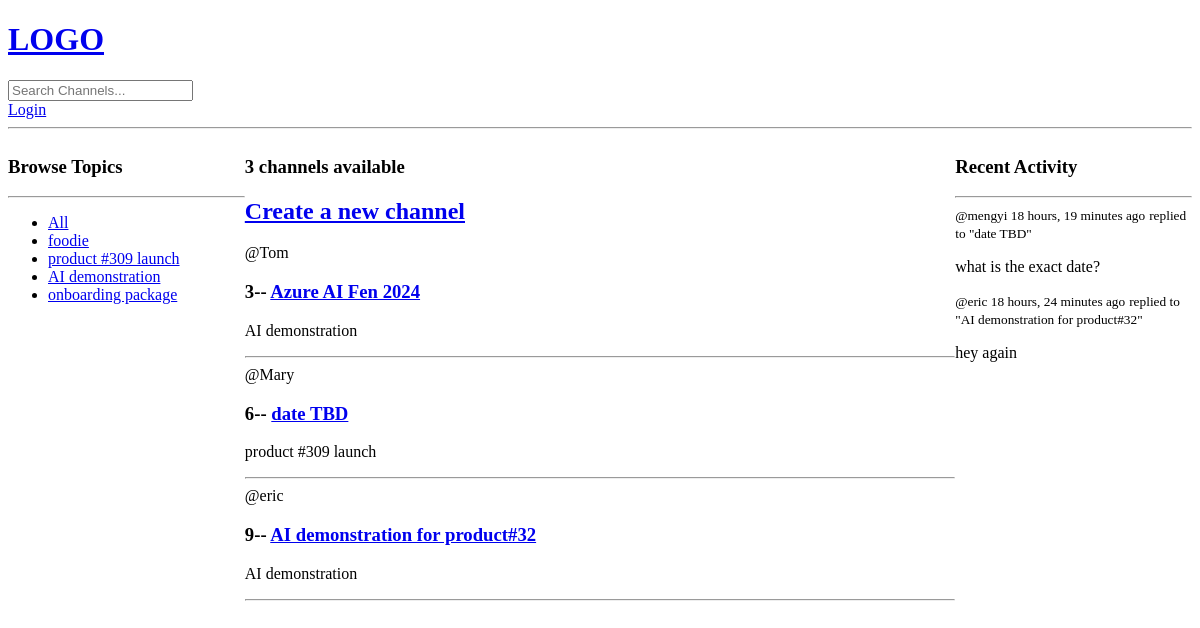
/, run on an earlier commit of the app's database.
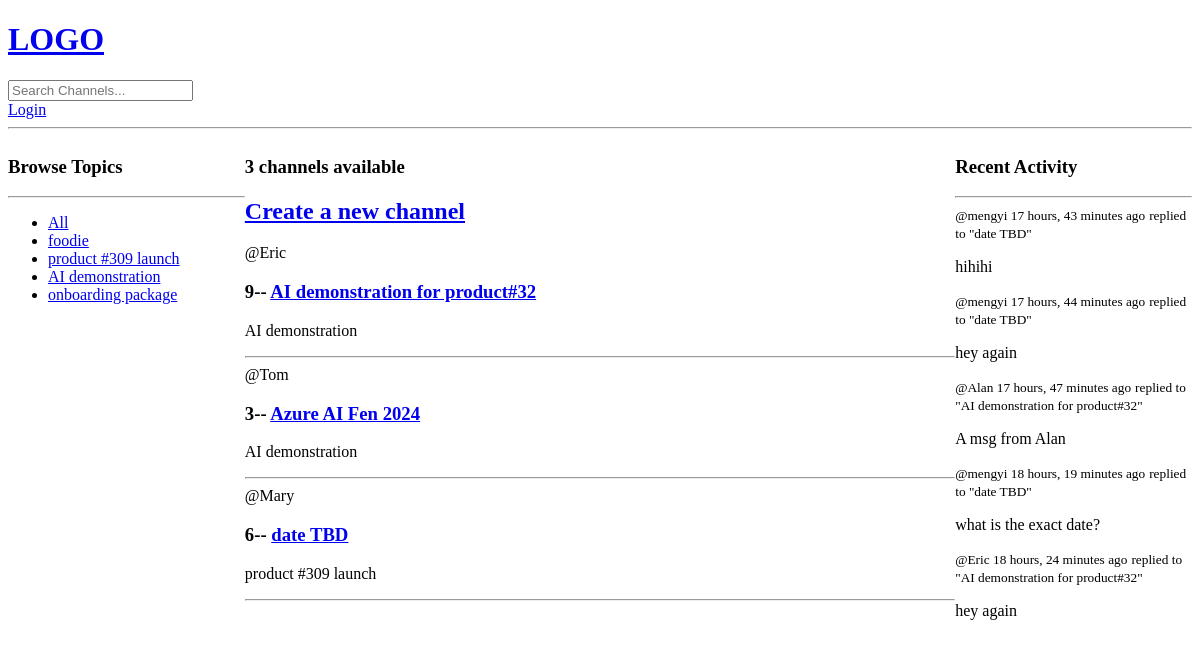
And on a later commit of the database.
### core/models.py (models this page shows, shortened)
class Topic(models.Model):
    name = models.CharField(max_length=160)

class Channel(models.Model):
    host = models.ForeignKey(User, on_delete=models.CASCADE, null=True)
    topic = models.ForeignKey(Topic, on_delete=models.SET_NULL, null=True)
    name = models.CharField(max_length=160)
    description = models.TextField(blank=True, null=True)
    participants = models.ManyToManyField(
        User, related_name='participants', blank=True)
    updated = models.DateTimeField(auto_now=True)
    created = models.DateTimeField(auto_now_add=True)
    class Meta:
        ordering = ['-updated', '-created']

class Message(models.Model):
    user = models.ForeignKey('auth.User', on_delete=models.CASCADE)
    channel = models.ForeignKey(Channel, on_delete=models.CASCADE)
    body = models.TextField()
    updated = models.DateTimeField(auto_now=True)
    created = models.DateTimeField(auto_now_add=True)
    class Meta:
        ordering = ['-updated', '-created']
    def __str__(self):
        return self.body[:50]

### core/views.py (the view)
# urls.py: path('', views.home, name='home'),
def home(request):
    q = request.GET.get('q') if request.GET.get('q') != None else ''
    channels = Channel.objects.filter(
        Q(topic__name__icontains=q) |
        Q(name__icontains=q) |
        Q(description__icontains=q)
    )
    topics = Topic.objects.all()
    channel_count = channels.count()
    channel_messages = Message.objects.all()
    context = {
        'channels': channels,
        'topics': topics,
        'channel_count': channel_count,
        'channel_messages': channel_messages
    }
    return render(request, 'core/home.html', context)

### core/templates/core/home.html (shortened to what this page needs)
{% extends "main.html" %}
{% block content %}
<div class="home-container">
    <div>
        <h3>Browse Topics</h3>
        <hr>
        <ul>
            <li>
                <a href="{% url 'home' %}">All</a>
            </li>
            {% for topic in topics %}
            <li>
                <a href="{% url 'home' %}?q={{topic.name}}">{{topic.name}}</a>
            </li>
            {% endfor %}
    </div>
    <div>
        <h3>{{channel_count}} channels available</h3>
        <h2><a href="{% url 'create-channel' %}">Create a new channel</a></h2>
        <div>
            {% for channel in channels %}
            <div>
                <span>@{{channel.host.username}}</span>
                <h3> {{channel.id}}--
                    <a href="{% url 'channel' channel.id %}">
                        {{channel.name}}
                    </a>
                </h3>
                <p>{{channel.topic.name}}</p>
                <hr>
            </div>
            {% endfor %}
        </div>
    </div>
    <div>
        <h3> Recent Activity</h3>
        <hr>
        {% for message in channel_messages %}
        <div>
            <small>@{{ message.user.username }} {{ message.created| timesince }} ago</small>
            <small>replied to "{{ message.channel.name }}"</small>
            <p>{{ message }}</p>
        </div>
        {% endfor %}
    </div>
</div>
{% endblock content %}

What changed in the data, as far as the page shows it:
changed Channel "AI demonstration for product#32": host.username "eric" → "Eric"; moves up the list
added Message: user.username "mengyi", created "17 hours, 43 minutes", channel.name "date TBD", body "hihihi"
added Message: user.username "mengyi", created "17 hours, 44 minutes", channel.name "date TBD", body "hey again"
added Message: user.username "Alan", created "17 hours, 47 minutes", channel.name "AI demonstration for product#32", body "A msg from Alan"
changed through a linked row, Message: user.username "eric" → "Eric"
